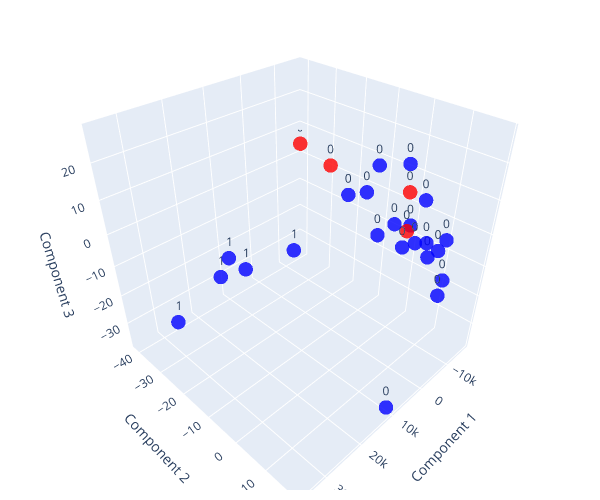

This figure's notebook cell:
### Code cell
def plot_pca(pca_data, kmeans, dpn):


    fig = go.Figure()
    str_labels = [label for label in kmeans.labels_]
    cluster_colors = {0: 'blue', 1: 'red'}
    cluster_colors = dict(zip(range(2), cluster_colors.values()))

    fig.add_trace(go.Scatter3d(
        x=pca_data[0],
        y=pca_data[1],
        z=pca_data[2],
        mode='markers+text',
        marker=dict(
            size=5,
            color=list(map(lambda label: cluster_colors[label], dpn)),
            opacity=0.8
        ),
        text=str_labels,
        textposition='top center'
    ))

    fig.update_layout(
        scene=dict(
            xaxis_title='Component 1',
            yaxis_title='Component 2',
            zaxis_title='Component 3',
            aspectratio=dict(x=1, y=1, z=1),
            aspectmode='cube'
        ),
        width=600, height=500,
        margin=dict(l=10, r=10, b=10, t=10)
    )

    fig.show()


pca,  kmeans, pca_data, dpn = run_pca(median_pivot)
plot_pca(pca_data, kmeans, dpn)

### Figure 1 — Plotly figure (JSON) as saved in the notebook; plotly's stock layout.template omitted (floating-point values rounded to 4 significant figures)
{"data": [{"marker": {"color": ["blue", "blue", "blue", "blue", "blue", "blue", "blue", "blue", "blue", "blue", "blue", "blue", "blue", "blue", "blue", "blue", "blue", "blue", "blue", "blue", "blue", "blue", "red", "red", "red", "red"], "opacity": 0.8, "size": 5}, "mode": "markers+text", "text": ["0", "0", "0", "0", "0", "1", "0", "0", "1", "0", "0", "0", "0", "0", "0", "0", "1", "0", "0", "1", "0", "1", "0", "0", "0", "0"], "textposition": "top center", "type": "scatter3d", "x": [703.3, -9301.0, -748.3, -11360.0, -6865.0, 23030.0, -15420.0, -5286.0, 24480.0, -4401.0, -14360.0, -13390.0, -15090.0, -9716.0, 10450.0, 5448.0, 27940.0, -8384.0, -543.7, 35270.0, 3578.0, 29520.0, -16570.0, -936.0, -15990.0, -12060.0], "y": [13.3, 14.36, 9.175, 8.814, 14.24, 2.645, -21.18, 10.36, -10.53, 17.52, -13.89, -9.686, -9.843, 14.82, 18.53, 13.38, -10.79, 5.043, 15.24, -20.47, 9.828, -11.73, -41.29, 9.315, -28.67, 1.513], "z": [5.207, 0.5474, 0.9106, -9.058, -1.235, 11.36, -5.241, 12.22, -0.276, -11.59, -0.669, 9.882, -13.72, -12.05, -37.02, 27.61, 5.008, 0.8007, 5.473, -15.01, 10.33, 0.1891, 3.729, 16.11, 1.326, -4.832]}], "layout": {"height": 500, "margin": {"b": 10, "l": 10, "r": 10, "t": 10}, "scene": {"aspectmode": "cube", "aspectratio": {"x": 1, "y": 1, "z": 1}, "xaxis": {"title": {"text": "Component 1"}}, "yaxis": {"title": {"text": "Component 2"}}, "zaxis": {"title": {"text": "Component 3"}}}, "width": 600}}
